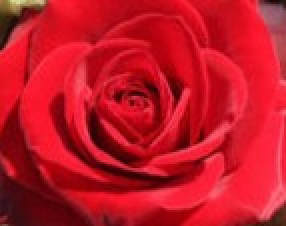
#> input picture OpenCV/src/rose_red.jpg, 143 x 113 px (shown 2 times larger)
$ python HistogramBackProjection.py
#> lines starting #> are read from the running program, lines starting #| are printed output that depends on the picture; after the words box and inside, x2 and y2 are one past the last pixel; in counts of white or black regions, pixels touching at a corner belong together
import cv2
import numpy as np

"""
直方图反向投影:用于图像分割或在图像中找感兴趣的部分
输出与输入图像同样大小的图像,其中每个像素代表了与输入图像对应点属于同样目标对象的概率
输出图像中像素值越高(白)的点越是搜索目标
常与Camshift算法一起使用

首先需要包含待查找目标的直方图,待查找对象尽量占满整张图像,将该图像投影到输入图像寻找目标,得到概率图像,设置恰当阈值进行二值化
"""

# 1.Numpy
roi = cv2.imread('../../src/rose_red.jpg')
#> roi is the input picture: shape (113, 143, 3); mean B, G, R 37.9, 22.7, 193.3
target = cv2.imread('../../src/rose.jpg')
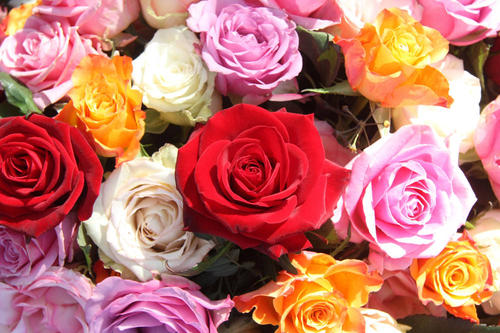
#> input picture OpenCV/src/rose.jpg, 500 x 333 px
#> target is the input picture: shape (333, 500, 3); mean B, G, R 108.8, 116.2, 193.6
roi_hsv = cv2.cvtColor(roi, cv2.COLOR_BGR2HSV)
#> roi_hsv: shape (113, 143, 3); mean H, S, V 169.4, 227, 193.3
target_hsv = cv2.cvtColor(target, cv2.COLOR_BGR2HSV)
#> target_hsv: shape (333, 500, 3); mean H, S, V 92.7, 137, 194
roi_hist = cv2.calcHist([roi_hsv], [0, 1], None, [180, 256], [0, 180, 0, 256])
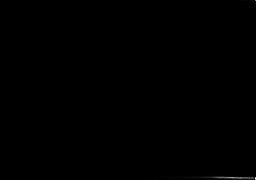
#> roi_hist: shape (180, 256) float32; min 0, max 418, mean 0.4; drawn with min black and max white
target_hist = cv2.calcHist([target_hsv], [0, 1], None, [180, 256], [0, 180, 0, 256])

# 计算比值R = M / I, 反向投影R, 根据R创建新图像, 其中每个像素代表该点是目标的概率
np.seterr(divide='ignore', invalid='ignore')  # 忽略下面出现除0的错误
R = roi_hist / target_hist
h, s, v = cv2.split(target_hsv)
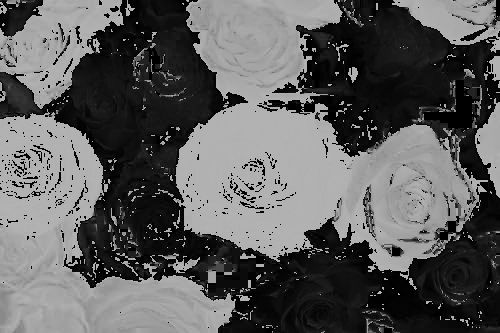
#> h: shape (333, 500); min 0, max 179, mean 92.7
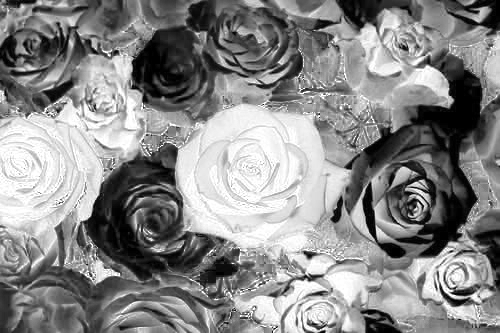
#> s: shape (333, 500); min 0, max 255, mean 137
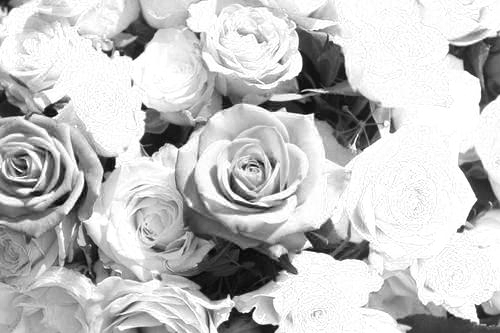
#> v: shape (333, 500); min 1, max 255, mean 194
B = R[h.ravel(), s.ravel()]  # 得到像素一一对应的概率矩阵
B = np.minimum(B, 1)
B = B.reshape(target_hsv.shape[:2])

# 用原型卷积核卷积
disc = cv2.getStructuringElement(cv2.MORPH_ELLIPSE, (5, 5))  # 返回指定结构和尺寸的结构元素, 形状/尺寸/锚点位置
B = cv2.filter2D(B, -1, disc)
B = np.uint8(B)
cv2.normalize(B, B, 0, 255, cv2.NORM_MINMAX)  # 归一化, 输入数组/输出数组/下限/上限/方法

ret, thresh = cv2.threshold(B, 50, 255, 0)
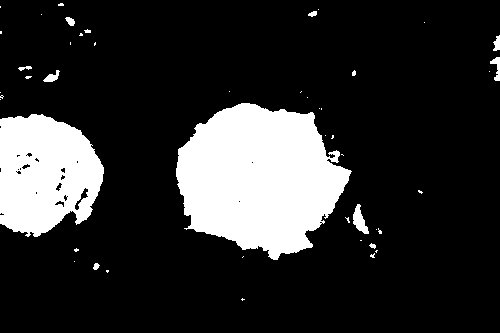
#> thresh: shape (333, 500); 17.9% white; 47 white regions (35 under 20 px), largest, box (x1, y1, x2, y2) and area: (176, 103, 352, 260) 19120, (0, 114, 104, 237) 9801, (353, 204, 369, 234) 249
cv2.imshow('numpy', thresh)


# 2.cv2
cv2.normalize(roi_hist, roi_hist, 0, 255, cv2.NORM_MINMAX)  # 归一化方便显示
#> roi_hist: shape (180, 256) float32; 2.25% of pixels changed, all inside (x1, y1, x2, y2) = (71, 0, 256, 180)
# 目标图像/通道/利用的直方图/范围/scale
dst = cv2.calcBackProject([target_hsv], [0, 1], roi_hist, [0, 180, 0, 256], 1)
dst = cv2.filter2D(dst, -1, disc)  # 卷积将分散的点连在一起
ret1, thresh = cv2.threshold(dst, 50, 255, 0)
#> thresh: shape (333, 500); 19.2% white; 66 white regions (33 under 20 px), largest, box (x1, y1, x2, y2) and area: (175, 98, 352, 261) 19377, (0, 111, 105, 238) 10304, (352, 203, 370, 235) 304
thresh = cv2.merge((thresh, thresh, thresh))  # 三通道
res = cv2.bitwise_and(target, thresh)  # 二值化图像与原图进行掩模处理
res = np.hstack((target, thresh, res))
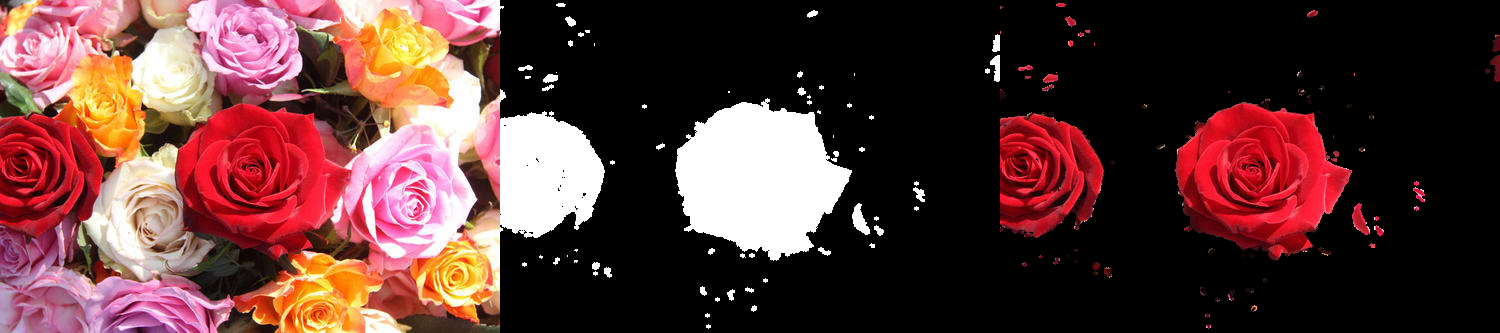
#> res: shape (333, 1500, 3); mean B, G, R 54.8, 56.4, 92.1
cv2.imshow('cv2', res)

cv2.waitKey(0)
cv2.destroyAllWindows()
